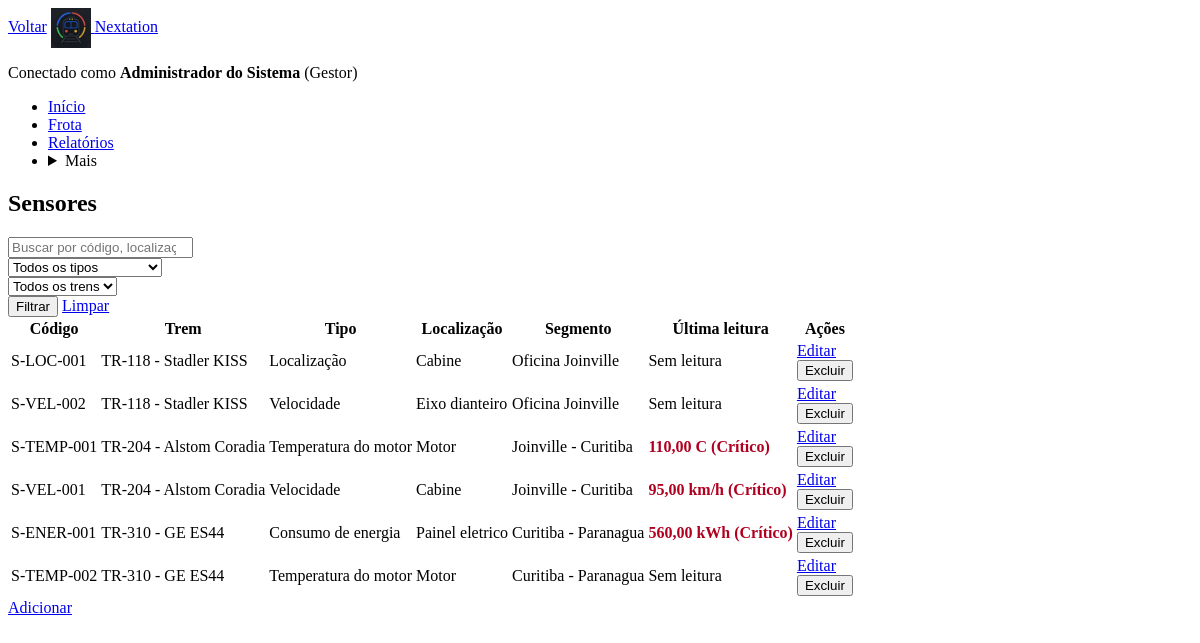
Screenshot of /sensores.php (signed in) with the database file from the repository.
### tables this page shows
CREATE TABLE usuarios (
    id_usuario INT NOT NULL AUTO_INCREMENT,
    nome VARCHAR(80) NOT NULL,
    login VARCHAR(30) NOT NULL,
    senha VARCHAR(255) NOT NULL,
    papel ENUM('administrador','maquinista','usuario_comum') NOT NULL,
    ativo TINYINT(1) NOT NULL DEFAULT 1,
    PRIMARY KEY (id_usuario),
    UNIQUE KEY uq_usuarios_login (login)
);

CREATE TABLE sensores (
    id_sensor INT NOT NULL AUTO_INCREMENT,
    id_trem INT NOT NULL,
    codigo VARCHAR(20) NOT NULL,
    tipo VARCHAR(40) NOT NULL,
    localizacao VARCHAR(80),
    segmento VARCHAR(80),
    PRIMARY KEY (id_sensor),
    UNIQUE KEY uq_sensores_codigo (codigo),
    CONSTRAINT fk_sensores_trens FOREIGN KEY (id_trem) REFERENCES trens (id_trem) ON DELETE RESTRICT
);

CREATE TABLE trens (
    id_trem INT NOT NULL AUTO_INCREMENT,
    prefixo VARCHAR(10) NOT NULL,
    modelo VARCHAR(60) NOT NULL,
    ano INT NOT NULL,
    status ENUM('em_operacao','manutencao','inativo') NOT NULL DEFAULT 'em_operacao',
    capacidade DECIMAL(8,2) NOT NULL,
    ultima_inspecao DATE NULL,
    PRIMARY KEY (id_trem),
    UNIQUE KEY uq_trens_prefixo (prefixo)
);

CREATE TABLE leituras (
    id_leitura INT NOT NULL AUTO_INCREMENT,
    id_sensor INT NOT NULL,
    data_hora DATETIME NOT NULL,
    valor DECIMAL(10,2) NOT NULL,
    unidade VARCHAR(10) NOT NULL,
    PRIMARY KEY (id_leitura),
    CONSTRAINT fk_leituras_sensores FOREIGN KEY (id_sensor) REFERENCES sensores (id_sensor) ON DELETE CASCADE
);

CREATE TABLE limites (
    tipo VARCHAR(40) NOT NULL,
    limite_max DECIMAL(10,2) NOT NULL,
    unidade VARCHAR(10) NOT NULL,
    PRIMARY KEY (tipo)
);

### includes/funcoes.php (called while the page is built, shortened)
<?php
function e($texto)
{
    return htmlspecialchars((string)$texto, ENT_QUOTES, 'UTF-8');
}
function papeisSistema()
{
    return [
        'administrador' => 'Gestor',
        'maquinista'    => 'Máquinista',
        'usuario_comum' => 'Funcionário',
    ];
}
function rotuloPapel($papel)
{
    return papeisSistema()[$papel] ?? $papel;
}
function rotulosSeveridade()
{
    return ['normal' => 'Normal', 'atencao' => 'Atenção', 'critico' => 'Crítico'];
}

### includes/proteger.php (called while the page is built, shortened)
<?php
require_once __DIR__ . '/../config/conexao.php';
$stmt = $conexao->prepare('SELECT nome, papel FROM usuarios WHERE id_usuario = ? AND ativo = 1');
$stmt->bind_param('i', $_SESSION['usuario_id']);
$stmt->execute();
$usuario_atual = $stmt->get_result()->fetch_assoc();

### includes/permissao.php (called while the page is built, shortened)
<?php
function temPapel($papeis_permitidos)
{
    return isset($_SESSION['usuario_papel'])
        && in_array($_SESSION['usuario_papel'], $papeis_permitidos, true);
}

### includes/limites.php (called while the page is built, shortened)
<?php
function tiposSensor()
{
    return [
        'velocidade'        => 'Velocidade',
        'temperatura_motor' => 'Temperatura do motor',
        'consumo_energia'   => 'Consumo de energia',
        'localizacao'       => 'Localização',
    ];
}
function classificarValor($valor, $limite)
{
    return 'critico';
}

### sensores.php (the view, shortened to what this page needs)
<?php
require __DIR__ . '/includes/proteger.php';
require __DIR__ . '/includes/permissao.php';
require __DIR__ . '/config/conexao.php';
require __DIR__ . '/includes/funcoes.php';
require __DIR__ . '/includes/limites.php';
$eh_admin = temPapel(['administrador']);
$busca   = trim($_GET['busca'] ?? '');
$sql = 'SELECT sensores.*, trens.prefixo, trens.modelo,
               ult.valor AS ult_valor, ult.unidade AS ult_unidade, ult.data_hora AS ult_data,
               limites.limite_max
        FROM sensores
        INNER JOIN trens ON trens.id_trem = sensores.id_trem
        LEFT JOIN leituras ult ON ult.id_leitura = (
            SELECT l2.id_leitura FROM leituras l2
            WHERE l2.id_sensor = sensores.id_sensor
            ORDER BY l2.data_hora DESC, l2.id_leitura DESC LIMIT 1)
        LEFT JOIN limites ON limites.tipo = sensores.tipo';
$sql .= ' ORDER BY trens.prefixo, sensores.codigo';
$stmt = $conexao->prepare($sql);
$stmt->execute();
$resultado = $stmt->get_result();
$voltar = 'dashboard.php';
require __DIR__ . '/includes/cabecalho.php';
?>
<section class="pagina-cabecalho">
    <h1 class="titulo-pagina">Sensores</h1>
</section>
<form class="filtros" method="GET" action="sensores.php" role="search">
    <div class="campo campo-busca">
        <input class="campo-entrada" type="search" id="busca" name="busca" placeholder="Buscar por código, localização ou segmento..." value="<?= e($busca) ?>">
    </div>
    <div class="campo">
        <select class="campo-entrada" id="tipo" name="tipo">
            <option value="">Todos os tipos</option>
        </select>
    </div>
    <div class="campo">
        <select class="campo-entrada" id="id_trem" name="id_trem">
            <option value="0">Todos os trens</option>
        </select>
    </div>
    <div class="filtros-acoes">
        <button class="botao botao-secundario" type="submit">Filtrar</button>
        <a class="botao-link" href="sensores.php">Limpar</a>
    </div>
</form>
<?php if ($resultado->num_rows === 0): ?>
    <p class="estado-vazio">Nenhum sensor encontrado.</p>
<?php else: ?>
<table class="tabela tabela-cartoes tabela-sensores">
    <thead>
        <tr>
            <th scope="col">Código</th><th scope="col">Trem</th><th scope="col">Tipo</th><th scope="col">Localização</th>
            <th scope="col">Segmento</th><th scope="col">Última leitura</th><?php if ($eh_admin): ?><th scope="col">Ações</th><?php endif; ?>
        </tr>
    </thead>
    <tbody>
    <?php while ($s = $resultado->fetch_assoc()): ?>
        <?php
        if ($s['ult_valor'] === null) {
            $indicador = 'Sem leitura';
            $classe = 'sem-leitura';
        } else {
            $sev = classificarValor((float)$s['ult_valor'], $s['limite_max'] === null ? null : (float)$s['limite_max']);
            $indicador = number_format((float)$s['ult_valor'], 2, ',', '.') . ' ' . $s['ult_unidade'] . ' (' . rotulosSeveridade()[$sev] . ')';
            $classe = 'sev-' . $sev;
        }
        ?>
        <tr class="linha">
            <td class="celula-principal" data-label="Código"><?= e($s['codigo']) ?></td>
            <td data-label="Trem"><?= e($s['prefixo']) ?> - <?= e($s['modelo']) ?></td>
            <td data-label="Tipo"><?= e(tiposSensor()[$s['tipo']] ?? $s['tipo']) ?></td>
            <td data-label="Localização"><?= e($s['localizacao']) ?></td>
            <td data-label="Segmento"><?= e($s['segmento']) ?></td>
            <td class="<?= e($classe) ?>" data-label="Última leitura"><?= e($indicador) ?></td>
            <?php if ($eh_admin): ?>
            <td class="celula-acoes" data-label="Ações">
                <a class="botao botao-editar" href="sensores_form.php?id_sensor=<?= (int)$s['id_sensor'] ?>">Editar</a>
                <form class="form-linha" method="POST" action="sensores.php" onsubmit="return confirm('Confirma a exclusão? As leituras e alertas deste sensor também serão removidos.');">
                    <button class="botao botao-perigo" type="submit">Excluir</button>
                </form>
            </td>
            <?php endif; ?>
        </tr>
    <?php endwhile; ?>
    </tbody>
</table>
<?php endif; $stmt->close(); ?>
<?php if ($eh_admin): ?>
<div class="acoes-pagina">
    <a class="botao botao-primario botao-largo" href="sensores_form.php">Adicionar</a>
</div>
<?php endif; ?>
<?php require __DIR__ . '/includes/rodape.php'; ?>

### includes/cabecalho.php (shortened to what this page needs)
<?php
require_once __DIR__ . '/funcoes.php';
$pagina_atual = basename($_SERVER['SCRIPT_NAME'], '.php');
$eh_gestor  = temPapel(['administrador']);
$grupos = [
    'inicio'     => ['dashboard'],
    'frota'      => ['trens', 'trens_form'] + ($eh_gestor ? [] : [2 => 'sensores']),
    'relatorios' => ['gera_relatorio', 'visualiza_relatorio'],
];
function itemAtual($grupos, $grupo, $pagina)
{
    return in_array($pagina, $grupos[$grupo], true) ? ' aria-current="page"' : '';
}
?>
<!DOCTYPE html>
<html lang="pt-BR">
<head>
    <link rel="stylesheet" href="assets/css/estilo.css">
</head>
<body class="pagina pagina-<?= e($pagina_atual) ?>">
<div class="app">
    <header class="topo">
        <div class="topo-esquerda">
            <?php if (isset($voltar)): ?>
                <a class="botao-voltar" href="<?= e($voltar) ?>"><?= icone('voltar') ?><span class="botao-voltar-texto">Voltar</span></a>
            <?php endif; ?>
            <a class="marca" href="dashboard.php">
                <img class="marca-logo" src="assets/img/logo.png" alt="">
                <span class="marca-nome">Nextation</span>
            </a>
        </div>
        <div class="topo-direita">
            <p class="usuario-logado">Conectado como <strong class="usuario-nome"><?= e($_SESSION['usuario_nome']) ?></strong> <span class="usuario-papel">(<?= e(rotuloPapel($_SESSION['usuario_papel'])) ?>)</span></p>
        </div>
    </header>
    <nav class="navegacao" aria-label="Navegação principal">
        <ul class="navegacao-lista">
            <li class="navegacao-item">
                <a class="navegacao-link" href="dashboard.php"<?= itemAtual($grupos, 'inicio', $pagina_atual) ?>>
                    <?= icone('inicio') ?><span class="navegacao-texto">Início</span>
                </a>
            </li>
            <?php if ($eh_gestor): ?>
            <li class="navegacao-item">
                <a class="navegacao-link" href="trens.php"<?= itemAtual($grupos, 'frota', $pagina_atual) ?>>
                    <?= icone('frota') ?><span class="navegacao-texto">Frota</span>
                </a>
            </li>
            <li class="navegacao-item">
                <a class="navegacao-link" href="gera_relatorio.php"<?= itemAtual($grupos, 'relatorios', $pagina_atual) ?>>
                    <?= icone('relatorios') ?><span class="navegacao-texto">Relatórios</span>
                </a>
            </li>
            <?php endif; ?>
            <li class="navegacao-item navegacao-mais">
                <details class="menu-mais">
                    <summary class="navegacao-link"><?= icone('mais') ?><span class="navegacao-texto">Mais</span></summary>
                </details>
            </li>
        </ul>
    </nav>
    <main class="conteudo">

### assets/css/estilo.css (style rules this page uses)
.status-critico, .sev-critico { color: #b00020; font-weight: bold; }
.marca-logo { width: 40px; height: 40px; vertical-align: middle; }

### rows the page displays
usuarios: papel "Gestor"
sensores: codigo "S-LOC-001", id_trem.prefixo "TR-118", id_trem.modelo "Stadler KISS", tipo "Localização", localizacao "Cabine", segmento "Oficina Joinville", indicador "Sem leitura"
sensores: codigo "S-VEL-002", id_trem.prefixo "TR-118", id_trem.modelo "Stadler KISS", tipo "Velocidade", localizacao "Eixo dianteiro", segmento "Oficina Joinville", indicador "Sem leitura"
sensores: codigo "S-TEMP-001", id_trem.prefixo "TR-204", id_trem.modelo "Alstom Coradia", tipo "Temperatura do motor", localizacao "Motor", segmento "Joinville - Curitiba", leituras.valor+unidade "110,00 C (Crítico)"
sensores: codigo "S-VEL-001", id_trem.prefixo "TR-204", id_trem.modelo "Alstom Coradia", tipo "Velocidade", localizacao "Cabine", segmento "Joinville - Curitiba", leituras.valor+unidade "95,00 km/h (Crítico)"
sensores: codigo "S-ENER-001", id_trem.prefixo "TR-310", id_trem.modelo "GE ES44", tipo "Consumo de energia", localizacao "Painel eletrico", segmento "Curitiba - Paranagua", leituras.valor+unidade "560,00 kWh (Crítico)"
sensores: codigo "S-TEMP-002", id_trem.prefixo "TR-310", id_trem.modelo "GE ES44", tipo "Temperatura do motor", localizacao "Motor", segmento "Curitiba - Paranagua", indicador "Sem leitura"

### other values shown
$_SESSION['usuario_nome'] "Administrador do Sistema"
